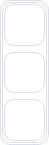
<?xml version="1.0" encoding="UTF-8"?>
<ui version="4.0">
 <class>SetWindow</class>
 <widget class="QWidget" name="SetWindow">
  <property name="windowModality">
   <enum>Qt::ApplicationModal</enum>
  </property>
  <property name="geometry">
   <rect>
    <x>0</x>
    <y>0</y>
    <width>49</width>
    <height>145</height>
   </rect>
  </property>
  <property name="sizePolicy">
   <sizepolicy hsizetype="Fixed" vsizetype="Fixed">
    <horstretch>0</horstretch>
    <verstretch>0</verstretch>
   </sizepolicy>
  </property>
  <property name="mouseTracking">
   <bool>true</bool>
  </property>
  <property name="focusPolicy">
   <enum>Qt::StrongFocus</enum>
  </property>
  <property name="windowTitle">
   <string>Form</string>
  </property>
  <property name="styleSheet">
   <string notr="true">border:1px solid black;
border-radius: 10px;
background-color: #ffffff;
border: 1px solid #dcdfe6;</string>
  </property>
  <layout class="QVBoxLayout" name="verticalLayout_2">
   <property name="leftMargin">
    <number>2</number>
   </property>
   <property name="topMargin">
    <number>2</number>
   </property>
   <property name="rightMargin">
    <number>2</number>
   </property>
   <property name="bottomMargin">
    <number>2</number>
   </property>
   <item>
    <widget class="QWidget" name="widget" native="true">
     <property name="mouseTracking">
      <bool>true</bool>
     </property>
     <layout class="QVBoxLayout" name="verticalLayout">
      <property name="leftMargin">
       <number>2</number>
      </property>
      <property name="topMargin">
       <number>2</number>
      </property>
      <property name="rightMargin">
       <number>2</number>
      </property>
      <property name="bottomMargin">
       <number>2</number>
      </property>
      <item>
       <widget class="ChangeButtonColor" name="toolButton">
        <property name="sizePolicy">
         <sizepolicy hsizetype="Preferred" vsizetype="Preferred">
          <horstretch>0</horstretch>
          <verstretch>0</verstretch>
         </sizepolicy>
        </property>
        <property name="mouseTracking">
         <bool>true</bool>
        </property>
        <property name="styleSheet">
         <string notr="true">background-color: rgba(255, 255, 255, 0);</string>
        </property>
        <property name="text">
         <string/>
        </property>
        <property name="icon">
         <iconset resource="images.qrc">
          <normaloff>:/images/1x.png</normaloff>:/images/1x.png</iconset>
        </property>
       </widget>
      </item>
      <item>
       <widget class="ChangeButtonColor" name="toolButton_2">
        <property name="sizePolicy">
         <sizepolicy hsizetype="Preferred" vsizetype="Preferred">
          <horstretch>0</horstretch>
          <verstretch>0</verstretch>
         </sizepolicy>
        </property>
        <property name="mouseTracking">
         <bool>true</bool>
        </property>
        <property name="styleSheet">
         <string notr="true">background-color: rgba(255, 255, 255, 0);</string>
        </property>
        <property name="text">
         <string/>
        </property>
        <property name="icon">
         <iconset resource="images.qrc">
          <normaloff>:/images/OneFrame.png</normaloff>:/images/OneFrame.png</iconset>
        </property>
       </widget>
      </item>
      <item>
       <widget class="ChangeButtonColor" name="toolButton_3">
        <property name="sizePolicy">
         <sizepolicy hsizetype="Preferred" vsizetype="Preferred">
          <horstretch>0</horstretch>
          <verstretch>0</verstretch>
         </sizepolicy>
        </property>
        <property name="mouseTracking">
         <bool>true</bool>
        </property>
        <property name="text">
         <string/>
        </property>
        <property name="icon">
         <iconset resource="images.qrc">
          <normaloff>:/images/Set.png</normaloff>:/images/Set.png</iconset>
        </property>
       </widget>
      </item>
     </layout>
    </widget>
   </item>
  </layout>
 </widget>
 <customwidgets>
  <customwidget>
   <class>ChangeButtonColor</class>
   <extends>QToolButton</extends>
   <header location="global">changebuttoncolor.h</header>
  </customwidget>
 </customwidgets>
 <resources>
  <include location="images.qrc"/>
 </resources>
 <connections/>
</ui>
